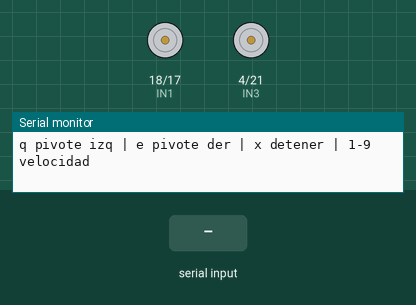
Recording of a sketch running on a simulated ESP32. On the bench: motor-driver pin pairs drawn as motors (green arrow = first pin HIGH = forward, orange = second pin HIGH = backward, longer = more drive, scaled by the enable pin), the last lines printed to the serial monitor. The inputs (shaded band) are chosen by the test bench.

Above: at 1.2 s.
1.3 s: "e" received over Serial
At 1.6 s:
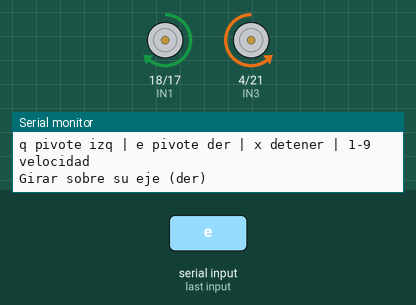
2.8 s: "w90\n" received over Serial
At 4.0 s:
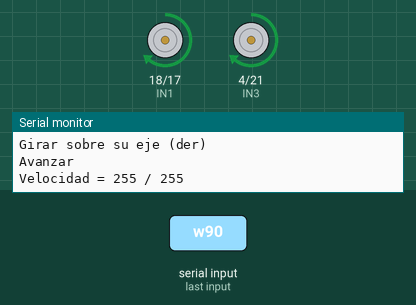
4.3 s: "s90\n" received over Serial
At 5.1 s:
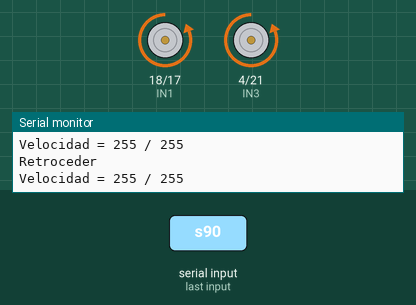
5.8 s: "a90\n" received over Serial
At 6.2 s:
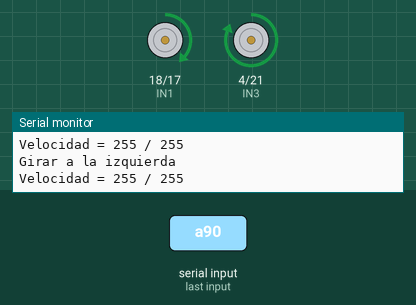
7.3 s: "d90\n" received over Serial
At 8.5 s:
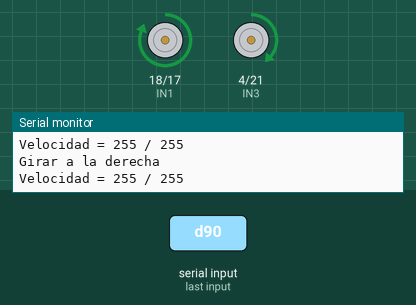
8.8 s: "q90\n" received over Serial
At 9.7 s:
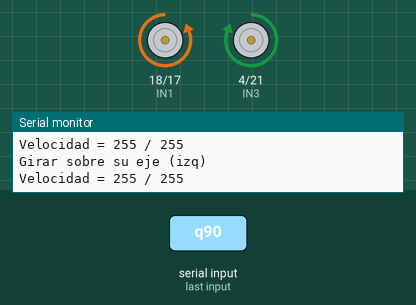
Timing chart, 0 to 11.3 s (numbered marks = the images above; inputs shaded):
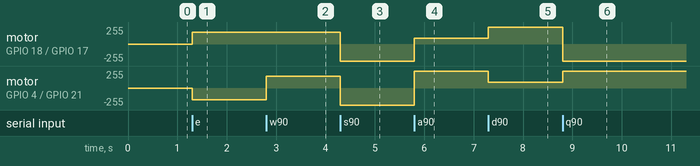

The sketch:

T3_Reto2_Diferencial.ino
```cpp
// Taller 3 - Reto 2: dos motores en configuracion diferencial, comandos por el Monitor Serie
// Driver puente H: L293D en la simulacion (se conecta igual que el L298N)
// En la simulacion cada motor es el "DC Motor" de Velxio, que muestra las rpm y el sentido de giro

const int ENA = 19, IN1 = 18, IN2 = 17;   // motor izquierdo (canal A)
const int ENB = 16, IN3 = 4,  IN4 = 21;   // motor derecho (canal B)
const int FREQ = 1000;                    // frecuencia PWM (Hz)
const int RES = 8;                        // resolucion: duty de 0 a 255
int velocidad = 180;                      // duty que usan los comandos

// vel > 0 avanza, vel < 0 retrocede, vel = 0 detiene
void motor(int en, int a, int b, int vel) {
  digitalWrite(a, vel > 0);
  digitalWrite(b, vel < 0);
  ledcWrite(en, abs(vel));
}

void mover(int izq, int der) {
  motor(ENA, IN1, IN2, izq);
  motor(ENB, IN3, IN4, der);
}

void setup() {
  Serial.begin(115200);
  pinMode(IN1, OUTPUT); pinMode(IN2, OUTPUT);
  pinMode(IN3, OUTPUT); pinMode(IN4, OUTPUT);
  ledcAttach(ENA, FREQ, RES);             // API de arduino-esp32 3.x
  ledcAttach(ENB, FREQ, RES);
  mover(0, 0);
  Serial.println("w avanzar | s retroceder | a girar izq | d girar der");
  Serial.println("q pivote izq | e pivote der | x detener | 1-9 velocidad");
}

void loop() {
  if (!Serial.available()) return;
  char c = Serial.read();
  int v = velocidad;
  switch (c) {
    case 'w': mover(v, v);         Serial.println("Avanzar");                    break;
    case 's': mover(-v, -v);       Serial.println("Retroceder");                 break;
    case 'a': mover(v / 3, v);     Serial.println("Girar a la izquierda");       break;
    case 'd': mover(v, v / 3);     Serial.println("Girar a la derecha");         break;
    case 'q': mover(-v, v);        Serial.println("Girar sobre su eje (izq)");   break;
    case 'e': mover(v, -v);        Serial.println("Girar sobre su eje (der)");   break;
    case 'x': mover(0, 0);         Serial.println("Detenido");                   break;
    default:
      if (c >= '1' && c <= '9') {
        velocidad = map(c - '0', 1, 9, 60, 255);
        Serial.printf("Velocidad = %d / 255\n", velocidad);
      }
  }
}
```

Measured:
- after the input at 1.3 s, motor on GPIO 18 (IN1) / GPIO 17 (IN2): stopped → forward 179/255 at once; motor on GPIO 4 (IN3) / GPIO 21 (IN4): stopped → backward 179/255 at once
- after the input at 2.8 s, motor on GPIO 4 (IN3) / GPIO 21 (IN4): backward 179/255 → forward 179/255 at once
- after the input at 4.3 s, motor on GPIO 18 (IN1) / GPIO 17 (IN2), motor on GPIO 4 (IN3) / GPIO 21 (IN4): forward 179/255 → backward 255/255 at once
- after the input at 5.8 s, motor on GPIO 18 (IN1) / GPIO 17 (IN2): backward 255/255 → forward 85/255 at once; motor on GPIO 4 (IN3) / GPIO 21 (IN4): backward 255/255 → forward 255/255 at once
- after the input at 7.3 s, motor on GPIO 18 (IN1) / GPIO 17 (IN2): forward 85/255 → forward 255/255 at once; motor on GPIO 4 (IN3) / GPIO 21 (IN4): forward 255/255 → forward 85/255 at once
- after the input at 8.8 s, motor on GPIO 18 (IN1) / GPIO 17 (IN2): forward 255/255 → backward 255/255 at once; motor on GPIO 4 (IN3) / GPIO 21 (IN4): forward 85/255 → forward 255/255 at once
